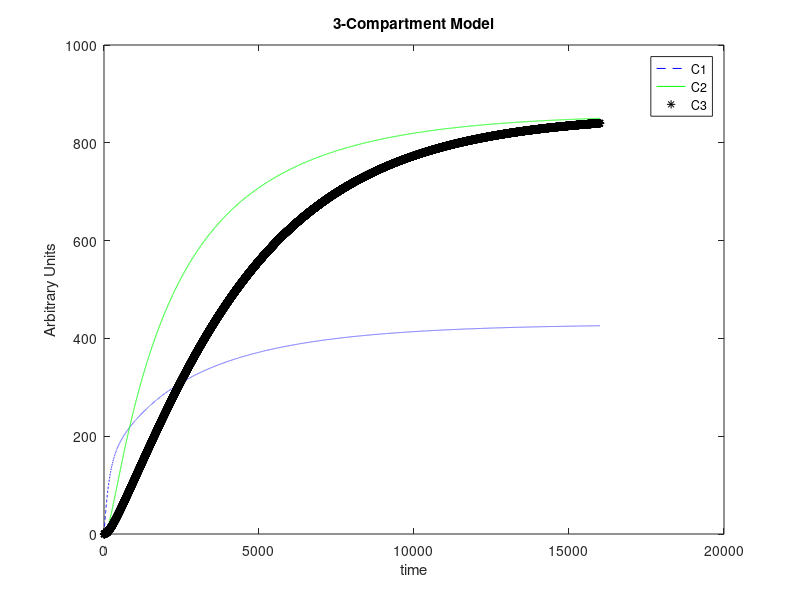

This chart was generated by the following MATLAB code:
%
% ENGR 1221
% Application 6
%
% Jonathan Glenn
%
% 11/9/2021


clc
clear

disp('ENGR 1221')
disp('Jonathan Glenn')
disp('Application 6')

c2(1) = 0;
c1(1) = 0;
a_gi(1) = 1;
v1 = 1;
t = 0;
ka = 5.0*10^(-3);
k10 = 2.33*10^(-3);
k12 = 2.50*10^(-3);
k21 = 1.25*10^(-3);
dt = 1;
t = 1:dt:4000;


%Simulation
for k = 1:length(t) - 1
    
    
    a_gi(k+1) = (- ka * a_gi(k)) * dt + a_gi(k);
    c1(k+1) = ((ka * a_gi(k)) / v1) - (k10 + k12) * c1(k) + k21 * c2(k) * dt + c1(k);
    c2(k+1) = k12 * c1(k) - k21 * c2(k) * dt + c2(k);
    
end

%plot
%Labels for 2D plot chart
plot(t,a_gi,'*b')
hold on
plot(t,c1,'-k')
plot(t,c2,'--r')
hold off
xlabel('time')
ylabel('Arbitrary Units')
title('2-Compartment model')
legend('AGI', 'c1', 'c2')

%Question b
med_full = find(c2 > c1);
fprintf('The medication is fully effective in %.2f minutes\n',med_full(1)/60)
%Question C
med_empty = find(c2 <= (0.5*max(c2)));

med_empty(find(med_empty < med_full(1))) = [];
%Question D
fprintf('The medication is effective between %2.f and %2.f minutes',med_full(1)/60,med_empty(1)/60)


%3 compartment
it = 1;
c1_two(1) = 0;
c2_two(1) = 0;
c3_two(1) = 0;
k10 = 2.33*10^(-3);
k12 = 2.50*10^(-3);
k21 = 1.25*10^(-3);
k13 = 0.8*10^(-3);
k31 = 0.4*10^(-3);
dt = 1;
t = 1:dt:16000;


%Simulation 2
for j = 1:length(t)-1
    
    c1_two(j+1) = (it - (k10 + k12 + k13) * c1_two(j) + k21 * c2_two(j) + k31 * c3_two(j)) * dt + c1_two(j); 
    
    c2_two(j+1) = (k12 * c1_two(j) - k21 * c2_two(j)) * dt + c2_two(j);
    
    c3_two(j+1) = (k13 * c1_two(j) - k31 * c3_two(j)) * dt + c3_two(j);
    
end

%plot

plot(t,c1_two,'--b')
hold on
plot(t,c2_two,'-g')
plot(t,c3_two,'*k')
hold off
xlabel('time')
ylabel('Arbitrary Units')
title('3-Compartment Model')
legend('C1','C2','C3')

%Question B
med_full2 = find(c2_two > c1_two & c3_two > c1_two);

%Qustion C
fprintf('The medication is effective from t = %2.f minutes',med_full2(1)/60)

%Qustion D
findValues = c2_two(end) / c3_two(end);
